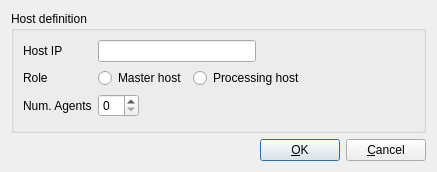
<?xml version="1.0" encoding="UTF-8"?>
<ui version="4.0">
 <class>ContHostEdit</class>
 <widget class="QDialog" name="ContHostEdit">
  <property name="geometry">
   <rect>
    <x>0</x>
    <y>0</y>
    <width>437</width>
    <height>172</height>
   </rect>
  </property>
  <property name="windowTitle">
   <string>Host Definition</string>
  </property>
  <layout class="QVBoxLayout" name="verticalLayout">
   <item>
    <widget class="QGroupBox" name="gpboxTool">
     <property name="title">
      <string>Host definition</string>
     </property>
     <layout class="QFormLayout" name="formLayout">
      <item row="0" column="0">
       <widget class="QLabel" name="label_5">
        <property name="text">
         <string>Host IP</string>
        </property>
        <property name="alignment">
         <set>Qt::AlignLeading|Qt::AlignLeft|Qt::AlignVCenter</set>
        </property>
       </widget>
      </item>
      <item row="0" column="1">
       <layout class="QHBoxLayout" name="horizontalLayout_5">
        <item>
         <widget class="QLineEdit" name="edHostIP"/>
        </item>
        <item>
         <spacer name="horizontalSpacer_3">
          <property name="orientation">
           <enum>Qt::Horizontal</enum>
          </property>
          <property name="sizeHint" stdset="0">
           <size>
            <width>40</width>
            <height>20</height>
           </size>
          </property>
         </spacer>
        </item>
       </layout>
      </item>
      <item row="1" column="0">
       <widget class="QLabel" name="label_6">
        <property name="text">
         <string>Role</string>
        </property>
        <property name="alignment">
         <set>Qt::AlignLeading|Qt::AlignLeft|Qt::AlignVCenter</set>
        </property>
       </widget>
      </item>
      <item row="1" column="1">
       <layout class="QHBoxLayout" name="horizontalLayout_9">
        <item>
         <widget class="QRadioButton" name="rbtnMaster">
          <property name="text">
           <string>Master host</string>
          </property>
          <attribute name="buttonGroup">
           <string notr="true">buttonGroup</string>
          </attribute>
         </widget>
        </item>
        <item>
         <widget class="QRadioButton" name="rbtnProcessing">
          <property name="text">
           <string>Processing host</string>
          </property>
          <attribute name="buttonGroup">
           <string notr="true">buttonGroup</string>
          </attribute>
         </widget>
        </item>
        <item>
         <spacer name="horizontalSpacer_5">
          <property name="orientation">
           <enum>Qt::Horizontal</enum>
          </property>
          <property name="sizeHint" stdset="0">
           <size>
            <width>40</width>
            <height>20</height>
           </size>
          </property>
         </spacer>
        </item>
       </layout>
      </item>
      <item row="2" column="0">
       <widget class="QLabel" name="label_7">
        <property name="text">
         <string>Num. Agents</string>
        </property>
        <property name="alignment">
         <set>Qt::AlignLeading|Qt::AlignLeft|Qt::AlignVCenter</set>
        </property>
       </widget>
      </item>
      <item row="2" column="1">
       <layout class="QHBoxLayout" name="horizontalLayout_10">
        <item>
         <widget class="QSpinBox" name="spbxNumAgents"/>
        </item>
        <item>
         <spacer name="horizontalSpacer_6">
          <property name="orientation">
           <enum>Qt::Horizontal</enum>
          </property>
          <property name="sizeHint" stdset="0">
           <size>
            <width>40</width>
            <height>20</height>
           </size>
          </property>
         </spacer>
        </item>
       </layout>
      </item>
     </layout>
    </widget>
   </item>
   <item>
    <layout class="QHBoxLayout" name="horizontalLayout_8">
     <property name="leftMargin">
      <number>0</number>
     </property>
     <property name="topMargin">
      <number>0</number>
     </property>
     <property name="rightMargin">
      <number>0</number>
     </property>
     <property name="bottomMargin">
      <number>0</number>
     </property>
     <item>
      <spacer name="horizontalSpacer_4">
       <property name="orientation">
        <enum>Qt::Horizontal</enum>
       </property>
       <property name="sizeHint" stdset="0">
        <size>
         <width>40</width>
         <height>20</height>
        </size>
       </property>
      </spacer>
     </item>
     <item>
      <widget class="QPushButton" name="btnOK">
       <property name="text">
        <string>&amp;OK</string>
       </property>
      </widget>
     </item>
     <item>
      <widget class="QPushButton" name="btnCancel">
       <property name="text">
        <string>&amp;Cancel</string>
       </property>
      </widget>
     </item>
    </layout>
   </item>
  </layout>
 </widget>
 <resources/>
 <connections>
  <connection>
   <sender>btnOK</sender>
   <signal>clicked()</signal>
   <receiver>ContHostEdit</receiver>
   <slot>accept()</slot>
   <hints>
    <hint type="sourcelabel">
     <x>430</x>
     <y>184</y>
    </hint>
    <hint type="destinationlabel">
     <x>387</x>
     <y>183</y>
    </hint>
   </hints>
  </connection>
  <connection>
   <sender>btnCancel</sender>
   <signal>clicked()</signal>
   <receiver>ContHostEdit</receiver>
   <slot>reject()</slot>
   <hints>
    <hint type="sourcelabel">
     <x>535</x>
     <y>187</y>
    </hint>
    <hint type="destinationlabel">
     <x>278</x>
     <y>189</y>
    </hint>
   </hints>
  </connection>
 </connections>
 <slots>
  <slot>showHelp()</slot>
  <slot>selectApp()</slot>
  <slot>selectProdTypes()</slot>
 </slots>
 <buttongroups>
  <buttongroup name="buttonGroup"/>
 </buttongroups>
</ui>
